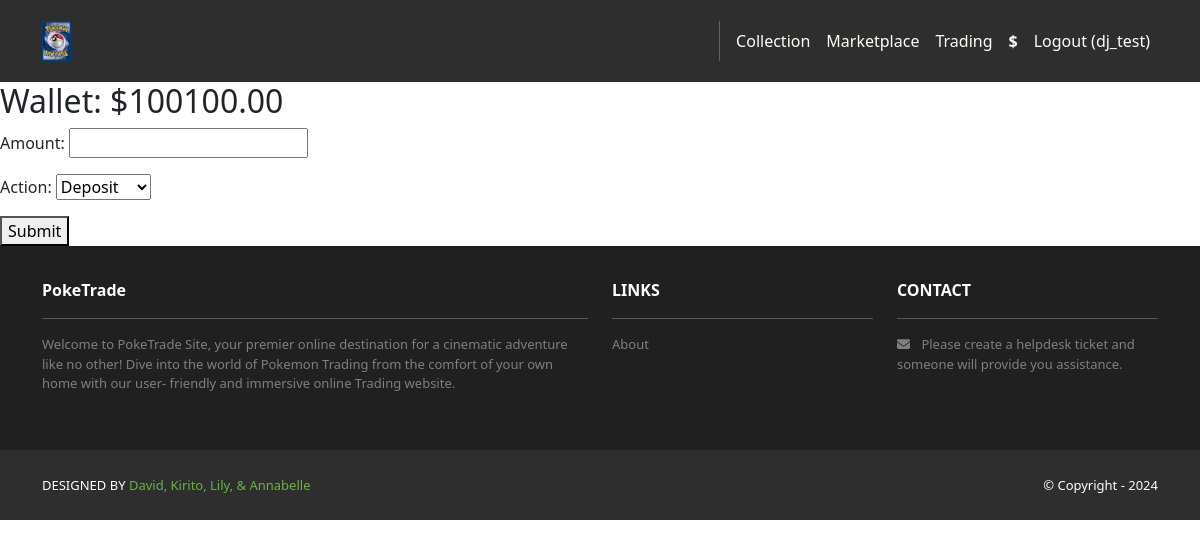
The app's page /wallet/ (signed in), older data.
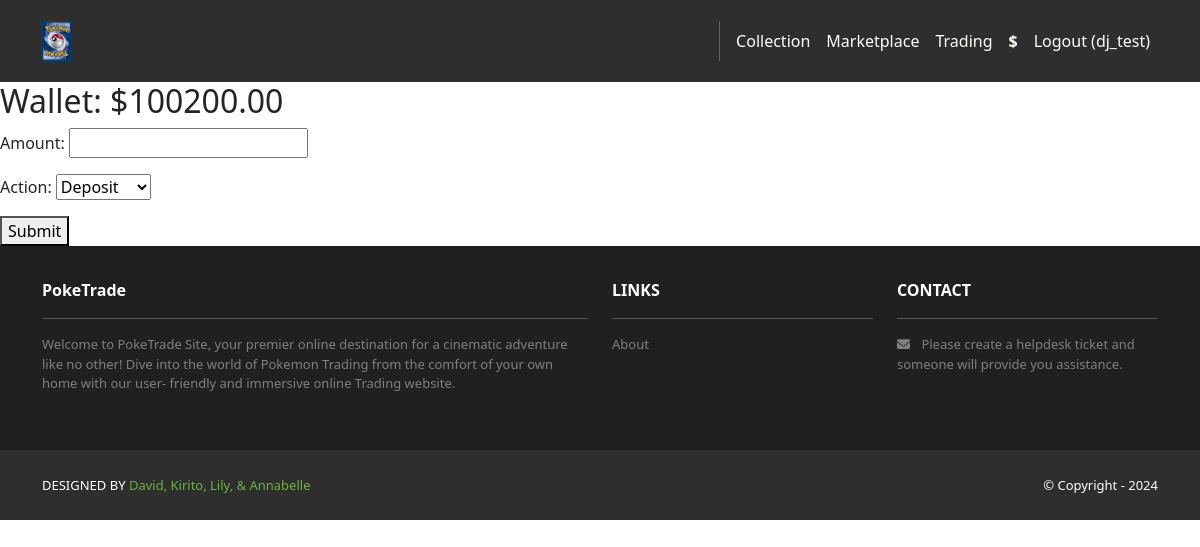
The same page, newer data.
### accounts/models.py (models this page shows, shortened)
class UserAccount(models.Model):
    user = models.OneToOneField(User, on_delete=models.CASCADE)
    wallet = models.DecimalField(max_digits=10, decimal_places=2, default=0.00)

### accounts/views.py (the view)
# urls.py: path('wallet/', views.wallet_view, name='wallet'),
def wallet_view(request):
    owned_profile = UserAccount.objects.get(user=request.user)
    if request.method == 'POST':
        form = WalletForm(request.POST)
        if form.is_valid():
            amount = form.cleaned_data['amount']
            action = form.cleaned_data['action']
            if action == 'deposit':
                owned_profile.wallet += amount
            elif action == 'withdraw' and owned_profile.wallet >= amount:
                owned_profile.wallet -= amount
            owned_profile.save()
            return redirect('accounts:wallet')
    else:
        form = WalletForm()
    return render(request, 'accounts/wallet.html', {'form': form, 'wallet': owned_profile.wallet})

### accounts/forms.py
class WalletForm(forms.Form):
    amount = forms.DecimalField(
        max_digits=10,
        decimal_places=2,
        min_value=0.01,
        label='Amount'
    )
    action = forms.ChoiceField(
        choices=[('deposit', 'Deposit'), ('withdraw', 'Withdraw')],
        label='Action'
    )

### accounts/templates/accounts/wallet.html (shortened to what this page needs)
{% extends 'base.html' %}
{% block content %}
  <h2>Wallet: ${{ wallet }}</h2>
  <form method="post">
    {{ form.as_p }}
    <button type="submit">Submit</button>
  </form>
{% endblock %}

### poketrade/templates/base.html (shortened to what this page needs)
<!DOCTYPE html>
<html>
  {% load static %}
  <head>
    <link href=
"https://cdn.jsdelivr.net/npm/bootstrap@5.3.3/
dist/css/bootstrap.min.css" rel="stylesheet"
crossorigin="anonymous">
<link rel=
"stylesheet" href="https://cdnjs.cloudflare.com/
ajax/libs/font-awesome/6.1.1/css/all.min.css">
    <link rel="stylesheet" type="text/css"
          href="{% static 'css/style.css' %}">
  </head>
  <body>
      <nav class="p-3 navbar navbar-dark bg-dark
         navbar-expand-lg">
      <div class="container">
        <a class="navbar-brand"
           href="{% url 'home.index' %}">
          <img src="{% static 'img/logo.png' %}" alt="logo"
               height="40" />
        </a>
        <div class="collapse navbar-collapse"
             id="navbarNavAltMarkup">
          <div class="navbar-nav ms-auto navbar-ml">
            <a class="nav-link"
              href="{% url 'collection.index' %}">Collection</a>
            <a class="nav-link"
              href="{% url 'marketplace.index' %}">Marketplace</a>
            <a class="nav-link"
              href="{% url 'swap_house.index' %}">Trading</a>
            {% if user.is_authenticated %}
            <a class="nav-link fw-bold text-success" href="{% url 'accounts:wallet' %}">
              ${{ user_account.wallet }}
            </a>
            <a class="nav-link"
              href="{% url 'accounts.logout' %}">Logout ({{ user.username }})</a>
             {%  endif %}
          </div>
        </div>
      </div>
    </nav>
    <div>
      {% block content %}
      {% endblock content %}
    </div>
    <section class="p-3 ms-footer d-none d-md-block">
      <div class="container">
        <div class="row mt-3 text-white">
          <div class="col-md-6 col-lg-6 col-xl-6
               mx-auto mb-4">
            <b>PokeTrade</b>
            <hr />
            <p>
              Welcome to PokeTrade Site, your premier online
              destination for a cinematic adventure like no
              other! Dive into the world of Pokemon Trading from the
              comfort of your own home with our user-
              friendly and immersive online Trading website.
            </p>
          </div>
          <div class="col-md-3 col-lg-3 col-xl-3
               mx-auto mb-4">
            <b>LINKS</b>
            <hr />
            <p><a class="nav-link"
              href="{% url 'home.about' %}">
              About
            </a></p>
          </div>
          <div class="col-md-3 col-lg-3 col-xl-3 mx-auto
               mb-4">
            <b>CONTACT</b>
            <hr />
            <p><i class="fas fa-envelope me-2"></i>
              Please create a helpdesk ticket and someone will provide you assistance.
            </p>
          </div>
        </div>
      </div>
    </section>
    <section class="p-3 ms-footer-bottom bg-dark">
      <div class="container d-flex
           justify-content-between">
        <div class="me-5 text-white">
          <span>DESIGNED BY
            <a href=""
            target="_blank">David, Kirito, Lily, & Annabelle</a>
          </span>
        </div>
        <div class="text-white">
          <span>© Copyright - 2024</span>
        </div>
      </div>
    </section>
  </body>
</html>

### poketrade/static/css/style.css (style rules this page uses)
.navbar a.nav-link { color: #FFFEF6 !important; }
.bg-dark { background-color: #2E2E2E !important; }
.ms-footer { background-color: #202020; }
.ms-footer p { color: #7F7F7F; font-size: 13px; }
.ms-footer-bottom span { font-size: 13px; line-height: 38px; }
.ms-footer-bottom a { color: #6ab43e; text-decoration: none; }

Row changes from the older to the newer data that the page shows:
changed UserAccount: wallet "100100.00" → "100200.00"
